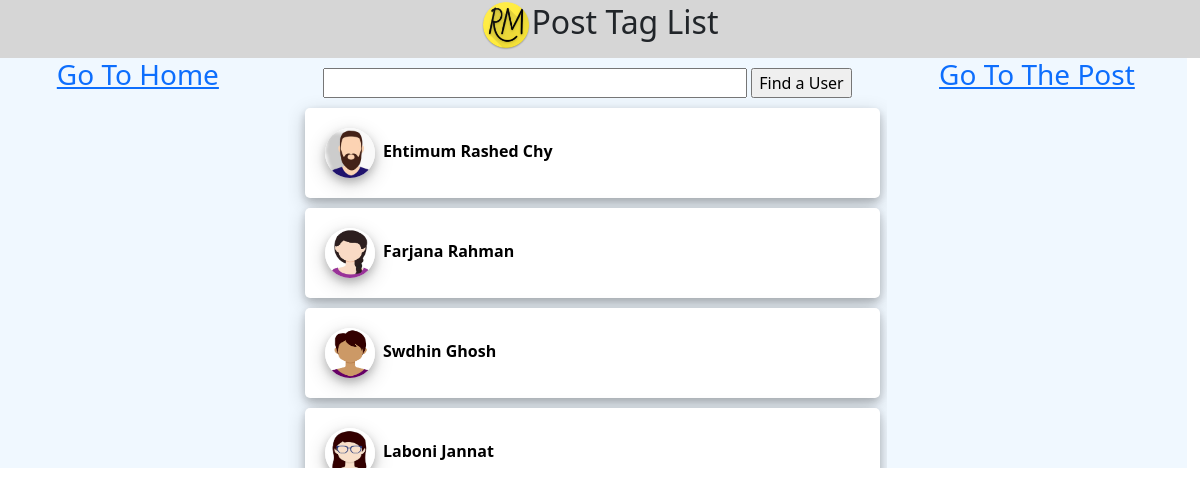
Screenshot of /see_taglist.php?pid=2 (signed in) with the database file from the repository.
### tables this page shows
CREATE TABLE `users` (
  `fname` varchar(150) DEFAULT NULL,
  `lname` varchar(150) DEFAULT NULL,
  `uname` varchar(150) DEFAULT NULL,
  `email` varchar(150) DEFAULT NULL,
  `phone` varchar(150) DEFAULT NULL,
  `job` varchar(150) DEFAULT NULL,
  `about` varchar(500) DEFAULT NULL,
  `pass` varchar(150) DEFAULT NULL,
  `id` int(11) NOT NULL,
  `verified` varchar(20) DEFAULT NULL,
  `flag` int(11) DEFAULT 0,
  `content_count` int(11) DEFAULT 0,
  `pro_pic` varchar(500) DEFAULT NULL,
  `temp_id` varchar(50) DEFAULT NULL,
  `date_of_birth` varchar(100) DEFAULT NULL,
  `religion` varchar(100) DEFAULT NULL,
  `language` varchar(100) DEFAULT NULL,
  `relation` varchar(100) DEFAULT NULL,
  `blood` varchar(100) DEFAULT NULL,
  `nation` varchar(100) DEFAULT NULL,
  `address` varchar(100) DEFAULT NULL,
  `gender` varchar(50) DEFAULT NULL,
  `politics` varchar(50) DEFAULT NULL,
  `sports` varchar(400) DEFAULT NULL,
  `hobby` varchar(400) DEFAULT NULL,
  `temp_id2` varchar(50) DEFAULT NULL,
  `status` varchar(50) DEFAULT NULL,
  `s_verified` varchar(50) DEFAULT NULL
);

### see_taglist.php (the view, shortened to what this page needs)
<?php
$uid = -99;
if (isset($_SESSION["logid"])) {
    $uid = $_SESSION['logid'];
} else {
    header('Location: logreg.php');
}
class create_taglist
{
    public $class_con;
    function get_con()
    {
        include('include/connection.php');
        $this->class_con = $con;
    }
    function check_taglist($pid, $tid)
    {
        $rt = false;
        $ctsql = "SELECT * FROM tag_list WHERE post_id = '$pid' AND tag_id = '$tid'";
        $ctres = mysqli_query($this->class_con, $ctsql);
        $ctcount = mysqli_num_rows($ctres);
        if ($ctcount > 0) {
            $rt = true;
        }
        return $rt;
    }
    function get_author_propic($aid)
    {
        $apic = "ext-files/user/default.jpg";
        $asql = "SELECT * FROM users WHERE id = '$aid'";
        $ares = mysqli_query($this->class_con, $asql);
        while ($class_arow = mysqli_fetch_assoc($ares)) {
            if (!(empty($class_arow['pro_pic']))) {
                $apic = "ext-files/user/" . $class_arow['pro_pic'];
            }
        }
        return $apic;
    }
    function generate($uid)
    {
        $slq_pro = "SELECT * FROM users";
        $class_result_pro = mysqli_query($this->class_con, $slq_pro);
        while ($class_row_pro = mysqli_fetch_assoc($class_result_pro)) {
            $propicid = $class_row_pro['id'];
            $pid = -99;
            if (isset($_GET['pid'])) {
                $pid = $_GET['pid'];
            }
            $show_or_not = $this->check_taglist($pid, $propicid);
            $propic_link_prores = $this->get_author_propic($propicid);
            if ($show_or_not) {
                echo '<div class="card-main">
                <a title="View User Profile" class="unformatted-link homepage-poster-name" href="view_user.php?uid=' . $class_row_pro['id'] . '">
                    <img class="profile-pic-home-post" src="' . $propic_link_prores . '">
                &nbsp' . $class_row_pro['fname'] . ' ' . $class_row_pro['lname'] . '</a>
            </div>';
            }
        }
    }
}
?>
<!DOCTYPE html>
<html lang="en">
<head>
    <link rel="stylesheet" href="assets/fontawesome/css/all.css">
    <link rel="stylesheet" href="assets/bootstrap/css/bootstrap.min.css">
    <link rel="stylesheet" href="css/style.css?v=<?php echo time(); ?>">
</head>
<body>
    <div style="background-color: rgb(214, 214, 214);">
        <div class="row">
            <div class="col-sm-12" style="text-align:center;">
                <h2><a href="index.php"><img src="files/logo/rm.png" height="50px" width="50px"></a>Post Tag List</h2>
            </div>
        </div>
    </div>
    <div class="row" style="background-color:aliceblue; width: 99.9%;">
        <div class="col-sm-3 home1 hide-in-mobile" style="overflow-y:scroll;" id="home1">
            <a href="index.php">
                <h3 style="text-align:center;">Go To Home</h3>
            </a>
        </div>
        <div class="col-sm-6" style="overflow-y:scroll;" id="home2">
            <div class="find-friend" style="text-align: center; margin-top: 10px;">
                <form id=f1 name="f1" action="" onSubmit="if(this.t1.value!=null && this.t1.value!='')findString(this.t1.value);return false">
                    <input type="text" id="t1" name="t1" value="" size=40>
                    <input type="submit" name="b1" value="Find a User">
                </form>
            </div>
            <?php
            $gen = new create_taglist();
            $gen->get_con();
            $gen->generate($uid);
            ?>
        </div>
        <div class="col-sm-3 hide-in-mobile" style="overflow-y:scroll;" id="home3">
            <a href="view_post.php?pid=<?= $_GET['pid'] ?>">
                <h3 style="text-align:center;">Go To The Post</h3>
            </a>
        </div>
    </div>
</body>
</html>

### css/style.css (style rules this page uses)
:root { --transition-speed: 600ms; }
.unformatted-link { text-decoration: none; color: black; }
* { scrollbar-width: thin; scrollbar-color: #3d3f28 #faffaf; }
.card-main { width: 100%; overflow: hidden; background-color: rgb(255, 255, 255); border-radius: 5px; margin-top: 10px; margin-left: 5px; margin-bottom: 5px; padding: 20px; box-shadow: 0 4px 8px 0 rgba(0, 0, 0, 0.2), 0 6px 20px 0 rgba(0, 0, 0, 0.19); }
.profile-pic-home-post { border-radius: 50px; height: 50px; width: 50px; box-shadow: 0 4px 8px 0 rgba(0, 0, 0, 0.2), 0 6px 20px 0 rgba(0, 0, 0, 0.19); }
.homepage-poster-name { font-weight: bold; }

### rows the page displays
users: id+pro_pic (picture), fname "Ehtimum Rashed", lname "Chy"
users: id+pro_pic (picture), fname "Farjana", lname "Rahman"
users: id+pro_pic (picture), fname "Swdhin", lname "Ghosh"
users: id+pro_pic (picture), fname "Laboni", lname "Jannat"
